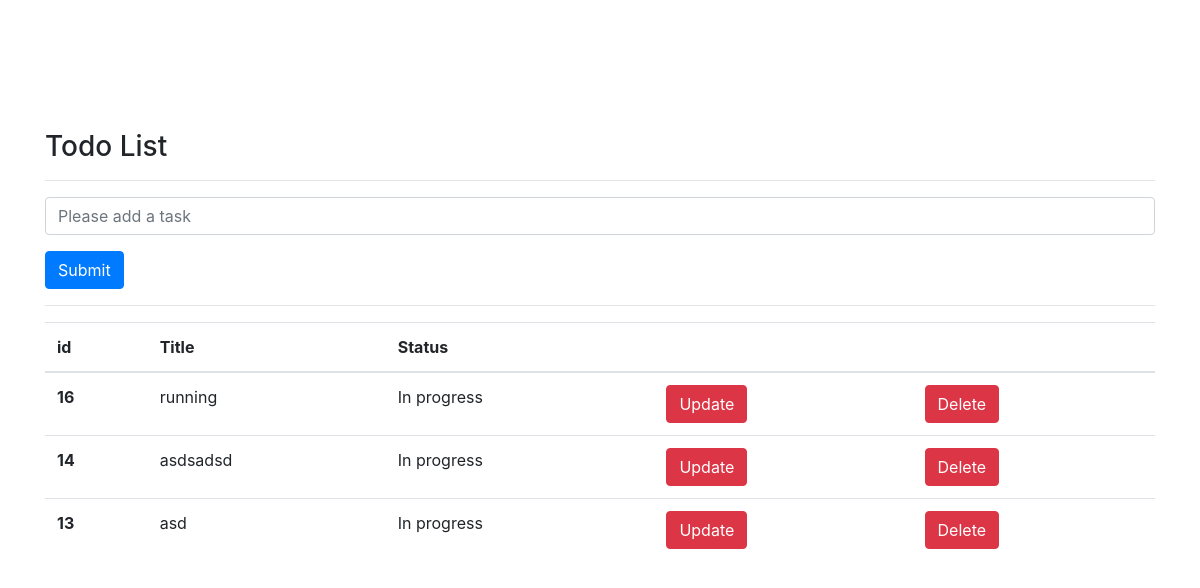
The app's page /, older data.
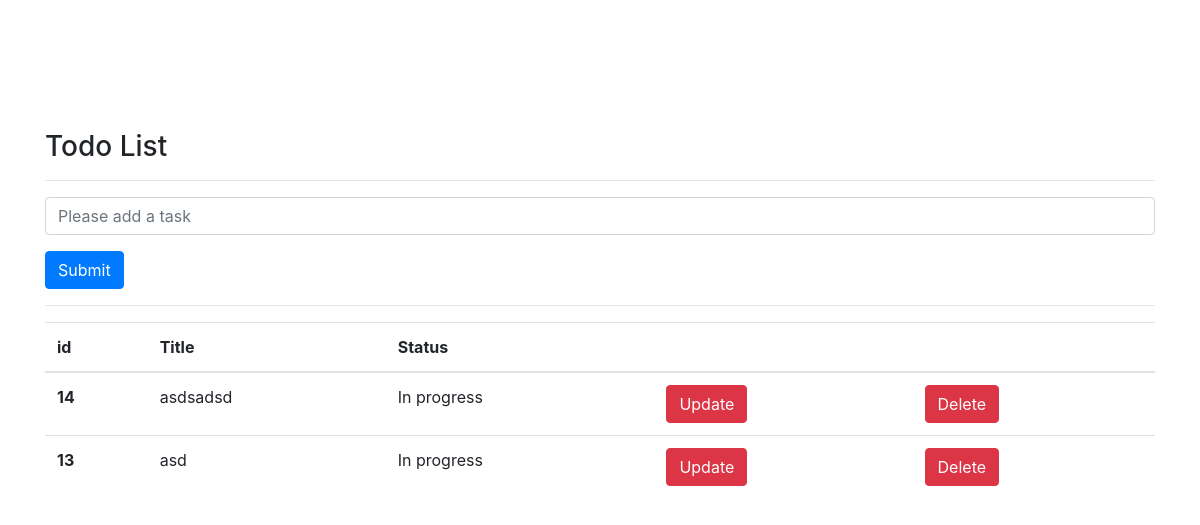
The same page, newer data.
### todo/models.py (models this page shows, shortened)
class Todo(models.Model):
    title = models.CharField(max_length =50, verbose_name = 'baslik')
    completed = models.BooleanField(verbose_name = 'Durum')

### todo/views.py (the view)
def index(request):
    todos = Todo.objects.all()
    todos_reversed = todos[::-1]
    return render(request, 'index.html', {'todos_reversed': todos_reversed })

### templates/index.html (shortened to what this page needs)
<!DOCTYPE html>
<html lang="en">
<head>
    <link rel="stylesheet" href="https://cdn.jsdelivr.net/npm/bootstrap@4.0.0/dist/css/bootstrap.min.css">
</head>
<body>
    <div style = 'margin-top:130px' class="container">
        <h3>Todo List</h3>
        <hr>
        <form action="addTodo"  method = 'post' >
          <div class="form-group">
            <input type="text" class="form-control" id="uname" placeholder="Please add a task" name="title" >
          </div>
            <button type="submit" class="btn btn-primary">Submit</button>
        </form>
        <hr>
        {% if todos_reversed  %}
            <table class ="table">
                <thead>
                    <tr>
                          <th scope="col">id</th>
                          <th scope="col">Title</th>
                          <th scope="col">Status</th>
                          <th scope="col"></th>
                          <th scope="col"></th>
                     </tr>
                </thead>
                <tbody>
                    {% for todo in todos_reversed %}
                        <tr>
                              <th scope="row">{{todo.id}}</th>
                              <td>{{todo.title}}</td>
                                {% if todo.completed%}
                                    <td>Done </td>
                                {% else %}
                                    <td>In progress </td>
                                {% endif %}
                              <td><a href='/update/{{todo.id}}' class = 'btn btn-danger'> Update</a></td>
                              <td><a href='/delete/{{todo.id}}' class = 'btn btn-danger'> Delete</a></td>
                        </tr>
                    {% endfor %}
            </table>
        {% else %}
            <div class = 'alert alert-danger' >
            There is no task yet
            </div>
        {% endif %}
            </div>
</body>
</html>

Row changes from the older to the newer data that the page shows:
removed Todo: id "16", title "running", completed "In progress"
